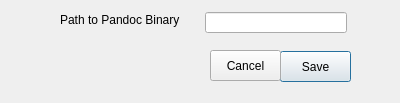
<?xml version="1.0" encoding="UTF-8"?>
<ui version="4.0">
 <class>DialogPreferences</class>
 <widget class="QDialog" name="DialogPreferences">
  <property name="geometry">
   <rect>
    <x>0</x>
    <y>0</y>
    <width>400</width>
    <height>103</height>
   </rect>
  </property>
  <property name="minimumSize">
   <size>
    <width>400</width>
    <height>100</height>
   </size>
  </property>
  <property name="windowTitle">
   <string>Preferences</string>
  </property>
  <widget class="QLabel" name="label_Pandoc_Path">
   <property name="geometry">
    <rect>
     <x>60</x>
     <y>12</y>
     <width>137</width>
     <height>16</height>
    </rect>
   </property>
   <property name="text">
    <string>Path to Pandoc Binary</string>
   </property>
  </widget>
  <widget class="QLineEdit" name="Pandoc_Path">
   <property name="geometry">
    <rect>
     <x>205</x>
     <y>12</y>
     <width>142</width>
     <height>21</height>
    </rect>
   </property>
   <property name="text">
    <string/>
   </property>
  </widget>
  <widget class="QPushButton" name="ButtonSave">
   <property name="geometry">
    <rect>
     <x>280</x>
     <y>51</y>
     <width>71</width>
     <height>31</height>
    </rect>
   </property>
   <property name="text">
    <string>Save</string>
   </property>
  </widget>
  <widget class="QPushButton" name="ButtonCancel">
   <property name="geometry">
    <rect>
     <x>210</x>
     <y>50</y>
     <width>71</width>
     <height>31</height>
    </rect>
   </property>
   <property name="text">
    <string>Cancel</string>
   </property>
  </widget>
 </widget>
 <resources/>
 <connections/>
</ui>
